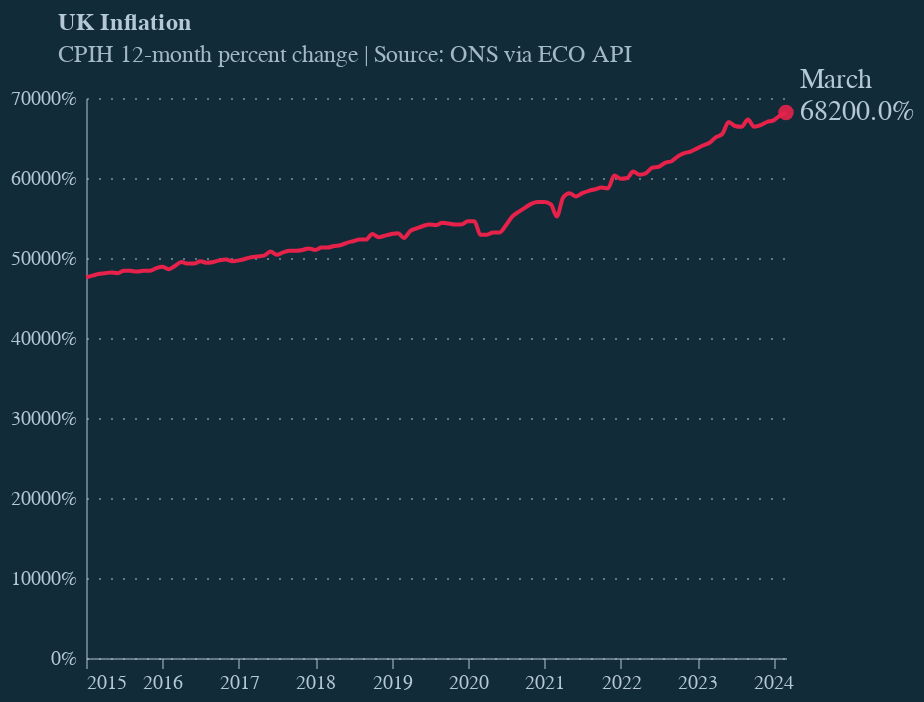

Write notebook code for a chart like this one.
### Code cell
# Example of using the class with a theme
custom_chart = CustomChart(df, theme='dark', start_date='2015-01-01').create_line_chart(
    x='date',
    y='value',
    title="UK Inflation",
    subtitle="CPIH 12-month percent change | Source: ONS via ECO API",
    y_format='.2'
)

custom_chart.display()

### Figure 1 — Vega-Lite specification as saved in the notebook (floating-point values rounded to 4 significant figures)
{"config": {"background": "#122b39", "font": "Circular Std", "axis": {"labelColor": "#b4c8d8", "tickColor": "#b4c8d8", "domainColor": "#b4c8d8", "domainOpacity": 0.5, "title": null}, "axisX": {"grid": false, "labelAngle": 0, "tickCount": 10, "tickOpacity": 0.5}, "axisY": {"gridColor": "#b4c8d8", "gridDash": [1, 5], "gridOpacity": 0.5, "labelPadding": 5, "tickCount": 8, "tickOpacity": 0.5, "ticks": false, "format": "%"}, "line": {"color": "#e6224b"}, "view": {"stroke": null, "continuousWidth": 350, "continuousHeight": 280}, "title": {"anchor": "start", "dx": 24, "fontSize": 12, "subtitleFontSize": 12, "color": "#b4c8d8", "subtitleColor": "#b4c8d8E6", "subtitlePadding": 4, "offset": -1}}, "layer": [{"data": {"name": "data-4c74fa22994e66f8593a13a3bb2402ba"}, "mark": {"type": "line", "interpolate": "monotone"}, "encoding": {"x": {"field": "date", "type": "temporal"}, "y": {"field": "value", "type": "quantitative"}}}, {"data": {"name": "data-3a896fe6c76de71972283c98931784a3"}, "mark": {"type": "point", "color": "#e6224b", "filled": true, "opacity": 0.9, "size": 60}, "encoding": {"x": {"field": "date", "type": "temporal"}, "y": {"field": "value", "type": "quantitative"}}}, {"data": {"name": "data-3a896fe6c76de71972283c98931784a3"}, "mark": {"type": "text", "align": "left", "baseline": "middle", "color": "#b4c8d8", "dx": 7, "dy": 0, "fontSize": 14}, "encoding": {"text": {"field": "value", "format": ".1%", "type": "quantitative"}, "x": {"field": "date", "type": "temporal"}, "y": {"field": "value", "type": "quantitative"}}}, {"data": {"name": "data-3a896fe6c76de71972283c98931784a3"}, "mark": {"type": "text", "align": "left", "baseline": "middle", "color": "#b4c8d8", "dx": 7, "dy": -16, "fontSize": 14}, "encoding": {"text": {"field": "date", "format": "%B", "type": "temporal"}, "x": {"field": "date", "type": "temporal"}, "y": {"field": "value", "type": "quantitative"}}}], "title": {"text": "UK Inflation", "subtitle": "CPIH 12-month percent change | Source: ONS via ECO API", "dx": 24}, "$schema": "https://vega.github.io/schema/vega-lite/v5.16.3.json", "datasets": {"data-4c74fa22994e66f8593a13a3bb2402ba": [{"date": "2015-01-01T00:00:00", "value": 476}, {"date": "2015-02-01T00:00:00", "value": 478}, {"date": "2015-03-01T00:00:00", "value": 480}, {"date": "2015-04-01T00:00:00", "value": 481}, {"date": "2015-05-01T00:00:00", "value": 482}, {"date": "2015-06-01T00:00:00", "value": 481}, {"date": "2015-07-01T00:00:00", "value": 484}, {"date": "2015-08-01T00:00:00", "value": 484}, {"date": "2015-09-01T00:00:00", "value": 483}, {"date": "2015-10-01T00:00:00", "value": 484}, {"date": "2015-11-01T00:00:00", "value": 484}, {"date": "2015-12-01T00:00:00", "value": 487}, {"date": "2016-01-01T00:00:00", "value": 489}, {"date": "2016-02-01T00:00:00", "value": 486}, {"date": "2016-03-01T00:00:00", "value": 490}, {"date": "2016-04-01T00:00:00", "value": 495}, {"date": "2016-05-01T00:00:00", "value": 493}, {"date": "2016-06-01T00:00:00", "value": 493}, {"date": "2016-07-01T00:00:00", "value": 496}, {"date": "2016-08-01T00:00:00", "value": 494}, {"date": "2016-09-01T00:00:00", "value": 495}, {"date": "2016-10-01T00:00:00", "value": 497}, {"date": "2016-11-01T00:00:00", "value": 498}, {"date": "2016-12-01T00:00:00", "value": 496}, {"date": "2017-01-01T00:00:00", "value": 497}, {"date": "2017-02-01T00:00:00", "value": 499}, {"date": "2017-03-01T00:00:00", "value": 501}, {"date": "2017-04-01T00:00:00", "value": 502}, {"date": "2017-05-01T00:00:00", "value": 503}, {"date": "2017-06-01T00:00:00", "value": 508}, {"date": "2017-07-01T00:00:00", "value": 504}, {"date": "2017-08-01T00:00:00", "value": 507}, {"date": "2017-09-01T00:00:00", "value": 509}, {"date": "2017-10-01T00:00:00", "value": 509}, {"date": "2017-11-01T00:00:00", "value": 510}, {"date": "2017-12-01T00:00:00", "value": 512}, {"date": "2018-01-01T00:00:00", "value": 510}, {"date": "2018-02-01T00:00:00", "value": 513}, {"date": "2018-03-01T00:00:00", "value": 513}, {"date": "2018-04-01T00:00:00", "value": 515}, {"date": "2018-05-01T00:00:00", "value": 516}, {"date": "2018-06-01T00:00:00", "value": 519}, {"date": "2018-07-01T00:00:00", "value": 521}, {"date": "2018-08-01T00:00:00", "value": 523}, {"date": "2018-09-01T00:00:00", "value": 523}, {"date": "2018-10-01T00:00:00", "value": 530}, {"date": "2018-11-01T00:00:00", "value": 526}, {"date": "2018-12-01T00:00:00", "value": 528}, {"date": "2019-01-01T00:00:00", "value": 530}, {"date": "2019-02-01T00:00:00", "value": 531}, {"date": "2019-03-01T00:00:00", "value": 525}, {"date": "2019-04-01T00:00:00", "value": 534}, {"date": "2019-05-01T00:00:00", "value": 537}, {"date": "2019-06-01T00:00:00", "value": 540}, {"date": "2019-07-01T00:00:00", "value": 542}, {"date": "2019-08-01T00:00:00", "value": 541}, {"date": "2019-09-01T00:00:00", "value": 544}, {"date": "2019-10-01T00:00:00", "value": 543}, {"date": "2019-11-01T00:00:00", "value": 542}, {"date": "2019-12-01T00:00:00", "value": 542}, {"date": "2020-01-01T00:00:00", "value": 546}, {"date": "2020-02-01T00:00:00", "value": 546}, {"date": "2020-03-01T00:00:00", "value": 529}, {"date": "2020-04-01T00:00:00", "value": 529}, {"date": "2020-05-01T00:00:00", "value": 532}, {"date": "2020-06-01T00:00:00", "value": 532}, {"date": "2020-07-01T00:00:00", "value": 541}, {"date": "2020-08-01T00:00:00", "value": 552}, {"date": "2020-09-01T00:00:00", "value": 558}, {"date": "2020-10-01T00:00:00", "value": 563}, {"date": "2020-11-01T00:00:00", "value": 568}, {"date": "2020-12-01T00:00:00", "value": 570}, {"date": "2021-01-01T00:00:00", "value": 570}, {"date": "2021-02-01T00:00:00", "value": 567}, {"date": "2021-03-01T00:00:00", "value": 552}, {"date": "2021-04-01T00:00:00", "value": 576}, {"date": "2021-05-01T00:00:00", "value": 581}, {"date": "2021-06-01T00:00:00", "value": 577}, {"date": "2021-07-01T00:00:00", "value": 581}, {"date": "2021-08-01T00:00:00", "value": 584}, {"date": "2021-09-01T00:00:00", "value": 586}, {"date": "2021-10-01T00:00:00", "value": 588}, {"date": "2021-11-01T00:00:00", "value": 587}, {"date": "2021-12-01T00:00:00", "value": 603}, {"date": "2022-01-01T00:00:00", "value": 599}, {"date": "2022-02-01T00:00:00", "value": 600}, {"date": "2022-03-01T00:00:00", "value": 608}, {"date": "2022-04-01T00:00:00", "value": 604}, {"date": "2022-05-01T00:00:00", "value": 606}, {"date": "2022-06-01T00:00:00", "value": 613}, {"date": "2022-07-01T00:00:00", "value": 614}, {"date": "2022-08-01T00:00:00", "value": 619}, {"date": "2022-09-01T00:00:00", "value": 621}, {"date": "2022-10-01T00:00:00", "value": 627}, {"date": "2022-11-01T00:00:00", "value": 631}, {"date": "2022-12-01T00:00:00", "value": 633}, {"date": "2023-01-01T00:00:00", "value": 637}, {"date": "2023-02-01T00:00:00", "value": 641}, {"date": "2023-03-01T00:00:00", "value": 644}, {"date": "2023-04-01T00:00:00", "value": 651}, {"date": "2023-05-01T00:00:00", "value": 655}, {"date": "2023-06-01T00:00:00", "value": 670}, {"date": "2023-07-01T00:00:00", "value": 665}, {"date": "2023-08-01T00:00:00", "value": 664}, {"date": "2023-09-01T00:00:00", "value": 673}, {"date": "2023-10-01T00:00:00", "value": 664}, {"date": "2023-11-01T00:00:00", "value": 666}, {"date": "2023-12-01T00:00:00", "value": 670}, {"date": "2024-01-01T00:00:00", "value": 672}, {"date": "2024-02-01T00:00:00", "value": 678}, {"date": "2024-03-01T00:00:00", "value": 682}], "data-3a896fe6c76de71972283c98931784a3": [{"date": "2024-03-01T00:00:00", "value": 682}]}}
